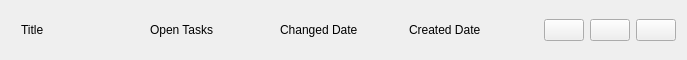
<?xml version="1.0" encoding="UTF-8"?>
<ui version="4.0">
 <class>ProjectWidget</class>
 <widget class="QWidget" name="ProjectWidget">
  <property name="geometry">
   <rect>
    <x>0</x>
    <y>0</y>
    <width>687</width>
    <height>60</height>
   </rect>
  </property>
  <property name="sizePolicy">
   <sizepolicy hsizetype="Preferred" vsizetype="MinimumExpanding">
    <horstretch>0</horstretch>
    <verstretch>0</verstretch>
   </sizepolicy>
  </property>
  <property name="minimumSize">
   <size>
    <width>0</width>
    <height>40</height>
   </size>
  </property>
  <property name="maximumSize">
   <size>
    <width>16777215</width>
    <height>60</height>
   </size>
  </property>
  <property name="windowTitle">
   <string>Form</string>
  </property>
  <layout class="QHBoxLayout" name="horizontalLayout_3" stretch="1,0,0,0">
   <item alignment="Qt::AlignVCenter">
    <widget class="QStackedWidget" name="stackedWidget">
     <property name="sizePolicy">
      <sizepolicy hsizetype="Preferred" vsizetype="Maximum">
       <horstretch>0</horstretch>
       <verstretch>0</verstretch>
      </sizepolicy>
     </property>
     <property name="currentIndex">
      <number>0</number>
     </property>
     <widget class="QWidget" name="Project">
      <layout class="QHBoxLayout" name="horizontalLayout" stretch="0,0,0,0">
       <property name="spacing">
        <number>10</number>
       </property>
       <property name="leftMargin">
        <number>10</number>
       </property>
       <property name="topMargin">
        <number>0</number>
       </property>
       <property name="rightMargin">
        <number>10</number>
       </property>
       <property name="bottomMargin">
        <number>0</number>
       </property>
       <item alignment="Qt::AlignLeft|Qt::AlignVCenter">
        <widget class="QLabel" name="labelProjectTitle">
         <property name="sizePolicy">
          <sizepolicy hsizetype="Expanding" vsizetype="Expanding">
           <horstretch>0</horstretch>
           <verstretch>0</verstretch>
          </sizepolicy>
         </property>
         <property name="font">
          <font>
           <italic>false</italic>
          </font>
         </property>
         <property name="text">
          <string>Title</string>
         </property>
        </widget>
       </item>
       <item alignment="Qt::AlignLeft">
        <widget class="QLabel" name="labelProjectOpenTasks">
         <property name="font">
          <font>
           <pointsize>9</pointsize>
          </font>
         </property>
         <property name="styleSheet">
          <string notr="true"/>
         </property>
         <property name="text">
          <string>Open Tasks</string>
         </property>
        </widget>
       </item>
       <item alignment="Qt::AlignLeft">
        <widget class="QLabel" name="labelProjectChanged">
         <property name="font">
          <font>
           <pointsize>9</pointsize>
          </font>
         </property>
         <property name="styleSheet">
          <string notr="true"/>
         </property>
         <property name="text">
          <string>Changed Date</string>
         </property>
        </widget>
       </item>
       <item alignment="Qt::AlignLeft">
        <widget class="QLabel" name="labelProjectCreated">
         <property name="font">
          <font>
           <pointsize>9</pointsize>
          </font>
         </property>
         <property name="styleSheet">
          <string notr="true"/>
         </property>
         <property name="text">
          <string>Created Date</string>
         </property>
        </widget>
       </item>
      </layout>
     </widget>
     <widget class="QWidget" name="DeletePromptProject">
      <layout class="QHBoxLayout" name="horizontalLayout_2" stretch="0,0,1">
       <property name="spacing">
        <number>10</number>
       </property>
       <property name="leftMargin">
        <number>10</number>
       </property>
       <property name="topMargin">
        <number>0</number>
       </property>
       <property name="rightMargin">
        <number>10</number>
       </property>
       <property name="bottomMargin">
        <number>0</number>
       </property>
       <item alignment="Qt::AlignLeft">
        <widget class="QLabel" name="labelDelProject">
         <property name="text">
          <string>Delete this project?</string>
         </property>
        </widget>
       </item>
       <item alignment="Qt::AlignLeft|Qt::AlignVCenter">
        <widget class="QPushButton" name="pushButton_YesDelProject">
         <property name="text">
          <string>Yes</string>
         </property>
        </widget>
       </item>
       <item alignment="Qt::AlignLeft|Qt::AlignVCenter">
        <widget class="QPushButton" name="pushButton_NoDelProject">
         <property name="text">
          <string>No</string>
         </property>
        </widget>
       </item>
      </layout>
     </widget>
    </widget>
   </item>
   <item alignment="Qt::AlignRight|Qt::AlignVCenter">
    <widget class="QPushButton" name="pushButtonInfoProject">
     <property name="text">
      <string/>
     </property>
     <property name="icon">
      <iconset resource="resources.qrc">
       <normaloff>:/icons/icons/info.svg</normaloff>:/icons/icons/info.svg</iconset>
     </property>
     <property name="iconSize">
      <size>
       <width>14</width>
       <height>14</height>
      </size>
     </property>
    </widget>
   </item>
   <item alignment="Qt::AlignRight|Qt::AlignVCenter">
    <widget class="QPushButton" name="pushButtonEditProject">
     <property name="text">
      <string/>
     </property>
     <property name="icon">
      <iconset resource="resources.qrc">
       <normaloff>:/icons/icons/edit-3.svg</normaloff>:/icons/icons/edit-3.svg</iconset>
     </property>
     <property name="iconSize">
      <size>
       <width>14</width>
       <height>14</height>
      </size>
     </property>
    </widget>
   </item>
   <item>
    <widget class="QPushButton" name="pushButtonDeleteProject">
     <property name="text">
      <string/>
     </property>
     <property name="icon">
      <iconset resource="resources.qrc">
       <normaloff>:/icons/icons/trash-2.svg</normaloff>:/icons/icons/trash-2.svg</iconset>
     </property>
     <property name="iconSize">
      <size>
       <width>14</width>
       <height>14</height>
      </size>
     </property>
    </widget>
   </item>
  </layout>
 </widget>
 <resources>
  <include location="resources.qrc"/>
 </resources>
 <connections/>
</ui>
